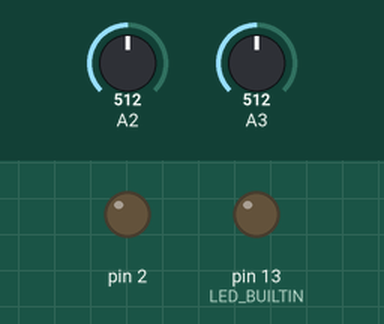
This sketch was run on a simulated Arduino Uno, built with avr-gcc and run on an emulated ATmega328P. On the bench: output pins drawn as LEDs (lit = HIGH). The test bench sets the inputs (shaded band); at power-on: A2 = 512, A3 = 512. Random numbers use the default seed unless the sketch sets one.

Above: at 5.9 s.
6.0 s: A2 set to 241
17.0 s: A2 set to 208
At 18.3 s:
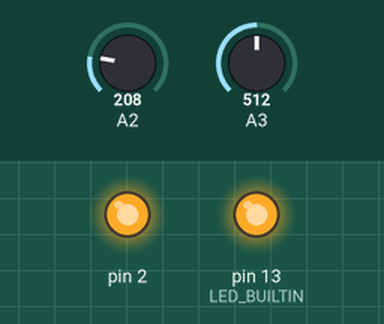
23.1 s: A2 set to 0
At 25.85 s:
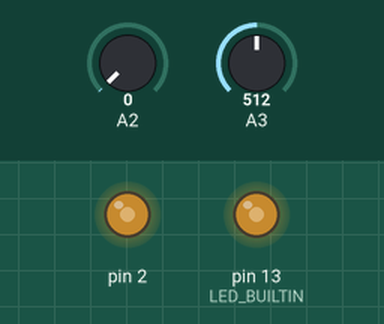
29.2 s: A3 set to 0
35.3 s: A3 set to 122
At 36.59 s:
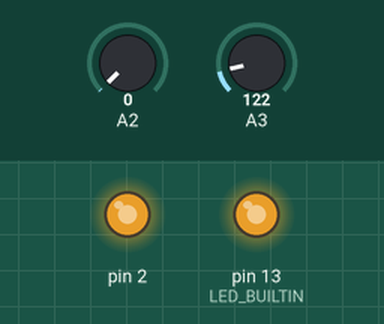
41.4 s: A3 set to 511
Timing chart, 0 to 48.5 s (numbered marks = the images above; inputs shaded):
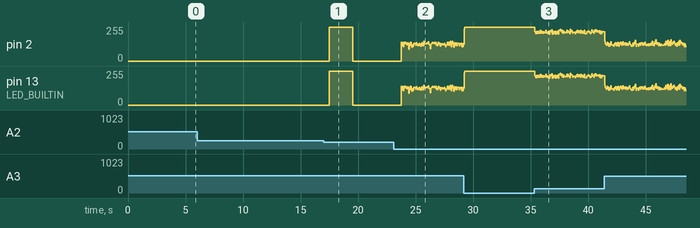

Measured:
- the behaviour switches between 226 and 225 on A2 (found by bisection; images 0 and 1)
- after the input at 6.0 s, every drawn part: stays the same

The sketch:

random_blink_wdac-rev3.ino
```cpp
#include <Wire.h>
#include <Adafruit_MCP4725.h>

Adafruit_MCP4725 dac;


long randNumber;
long randNumber2;
long divNumber;
int x = 0;
int y = 0;

int outhead;


void setup() {
  // put your setup code here, to run once:
  pinMode(LED_BUILTIN, OUTPUT);
  pinMode(2,OUTPUT);


    dac.begin(0x62);
}


void loop() {

  long charhead = analogRead(A3);
  long timehead = analogRead(A2);

   divNumber = random(1023);

  if (charhead > divNumber)
  {
   x++;
  // Serial.println("you are in counter augment x is");
  // Serial.println(x);
  }
  else
   {
 //  Serial.println("you are in reset to zero, x is ");
   //Serial.println(x);
   x = 0;
   //y = 0;
   }


  if ((x == 0) && (y == 0))
  {
    digitalWrite(LED_BUILTIN, HIGH);
    digitalWrite(2,HIGH);
    outhead = (divNumber/20);
    dac.setVoltage(divNumber*4, false);

  //   Serial.println("x  and y value is this in 'x and y equals zero':");
   y = y + 1;
   // Serial.println(x);
 // Serial.println(y);

  }

  if (x < 1)

  {

  }

  if (x == 1)
  {

   digitalWrite(LED_BUILTIN, LOW);
   digitalWrite(2,LOW);
    outhead = (divNumber/20);
    dac.setVoltage(divNumber*4, false);
 //  Serial.println("x value is in else--x equals 1:");
 // Serial.println(x);
    y = 0;
  }


  //debug dookie .


//  Serial.println("sensitivity value is:");
//  Serial.println(charhead, DEC);
//  Serial.println("randomnumber is:");
//  Serial.println(divNumber);
//  Serial.println("x value is:");
//  Serial.println(x);
//  Serial.println("---------");
  delay(timehead * 10);
}
```
